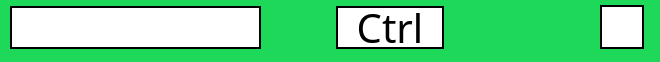
       <widget class="QWidget" name="key10" native="true">
        <property name="sizePolicy">
         <sizepolicy hsizetype="Preferred" vsizetype="Fixed">
          <horstretch>0</horstretch>
          <verstretch>0</verstretch>
         </sizepolicy>
        </property>
        <property name="minimumSize">
         <size>
          <width>0</width>
          <height>55</height>
         </size>
        </property>
        <property name="maximumSize">
         <size>
          <width>16777215</width>
          <height>90</height>
         </size>
        </property>
        <property name="cursor">
         <cursorShape>PointingHandCursor</cursorShape>
        </property>
        <property name="styleSheet">
         <string notr="true">background-color: rgb(30, 217, 89);
</string>
        </property>
        <widget class="QLineEdit" name="game_command10">
         <property name="geometry">
          <rect>
           <x>10</x>
           <y>6</y>
           <width>251</width>
           <height>43</height>
          </rect>
         </property>
         <property name="sizePolicy">
          <sizepolicy hsizetype="Expanding" vsizetype="Preferred">
           <horstretch>0</horstretch>
           <verstretch>0</verstretch>
          </sizepolicy>
         </property>
         <property name="minimumSize">
          <size>
           <width>0</width>
           <height>43</height>
          </size>
         </property>
         <property name="maximumSize">
          <size>
           <width>16777215</width>
           <height>16777215</height>
          </size>
         </property>
         <property name="font">
          <font>
           <family>Berlin Sans FB</family>
           <pointsize>20</pointsize>
          </font>
         </property>
         <property name="styleSheet">
          <string notr="true">background-color: rgb(255, 255, 255);
color: rgb(0, 0, 0);
border-style: solid;
border-width: 2px;
border-color: black;</string>
         </property>
         <property name="inputMask">
          <string notr="true"/>
         </property>
         <property name="maxLength">
          <number>16</number>
         </property>
        </widget>
        <widget class="QLabel" name="key_10_name">
         <property name="geometry">
          <rect>
           <x>336</x>
           <y>6</y>
           <width>108</width>
           <height>43</height>
          </rect>
         </property>
         <property name="font">
          <font>
           <family>Berlin Sans FB</family>
           <pointsize>30</pointsize>
          </font>
         </property>
         <property name="styleSheet">
          <string notr="true">background-color: rgb(255, 255, 255);
border-style: solid;
border-width: 2px;
border-color: black;</string>
         </property>
         <property name="text">
          <string>Ctrl</string>
         </property>
         <property name="alignment">
          <set>Qt::AlignCenter</set>
         </property>
        </widget>
        <widget class="QCheckBox" name="checkBoxCtrl">
         <property name="geometry">
          <rect>
           <x>600</x>
           <y>2</y>
           <width>51</width>
           <height>51</height>
          </rect>
         </property>
         <property name="styleSheet">
          <string notr="true">QCheckBox::indicator {
     width: 40px;
     height: 40px;
	border-style: solid;
    border-width: 2px;
    border-color: black;
}

QCheckBox::indicator:checked {
   
	background-color: rgb(7, 113, 240);
}
QCheckBox::indicator:unchecked {
    background-color: rgb(255, 255, 255);
}
</string>
         </property>
         <property name="text">
          <string/>
         </property>
         <property name="iconSize">
          <size>
           <width>23</width>
           <height>28</height>
          </size>
         </property>
         <property name="checkable">
          <bool>true</bool>
         </property>
        </widget>
       </widget>
